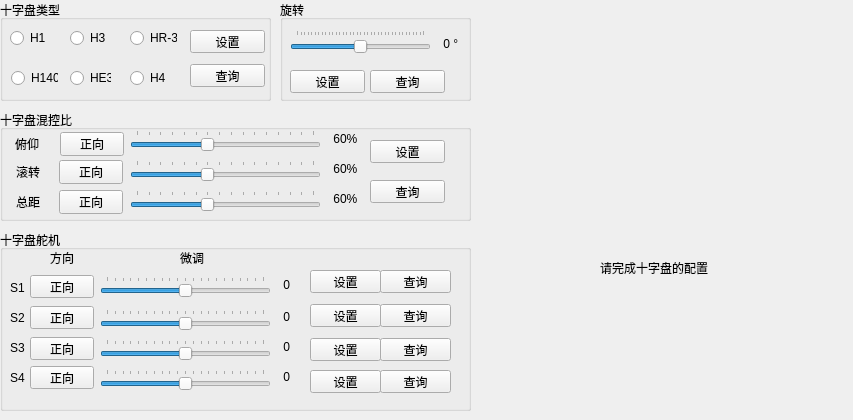
<?xml version="1.0" encoding="UTF-8"?>
<ui version="4.0">
 <class>QSwashplateWidget</class>
 <widget class="QWidget" name="QSwashplateWidget">
  <property name="geometry">
   <rect>
    <x>0</x>
    <y>0</y>
    <width>853</width>
    <height>420</height>
   </rect>
  </property>
  <property name="windowTitle">
   <string>Form</string>
  </property>
  <widget class="QGroupBox" name="groupBox_2">
   <property name="geometry">
    <rect>
     <x>0</x>
     <y>0</y>
     <width>271</width>
     <height>101</height>
    </rect>
   </property>
   <property name="title">
    <string>十字盘类型</string>
   </property>
   <widget class="QRadioButton" name="radioButton_H1">
    <property name="geometry">
     <rect>
      <x>10</x>
      <y>30</y>
      <width>35</width>
      <height>16</height>
     </rect>
    </property>
    <property name="text">
     <string>H1</string>
    </property>
   </widget>
   <widget class="QRadioButton" name="radioButton_H3">
    <property name="geometry">
     <rect>
      <x>70</x>
      <y>30</y>
      <width>35</width>
      <height>16</height>
     </rect>
    </property>
    <property name="text">
     <string>H3</string>
    </property>
   </widget>
   <widget class="QRadioButton" name="radioButton_HR3">
    <property name="geometry">
     <rect>
      <x>130</x>
      <y>30</y>
      <width>47</width>
      <height>16</height>
     </rect>
    </property>
    <property name="text">
     <string>HR-3</string>
    </property>
   </widget>
   <widget class="QRadioButton" name="radioButton_H140">
    <property name="geometry">
     <rect>
      <x>11</x>
      <y>70</y>
      <width>47</width>
      <height>16</height>
     </rect>
    </property>
    <property name="text">
     <string>H140</string>
    </property>
   </widget>
   <widget class="QRadioButton" name="radioButton_HE3">
    <property name="geometry">
     <rect>
      <x>70</x>
      <y>70</y>
      <width>41</width>
      <height>16</height>
     </rect>
    </property>
    <property name="text">
     <string>HE3</string>
    </property>
   </widget>
   <widget class="QRadioButton" name="radioButton_H4">
    <property name="geometry">
     <rect>
      <x>130</x>
      <y>70</y>
      <width>35</width>
      <height>16</height>
     </rect>
    </property>
    <property name="text">
     <string>H4</string>
    </property>
   </widget>
   <widget class="QPushButton" name="pushButton_TILTTYPESET">
    <property name="geometry">
     <rect>
      <x>190</x>
      <y>30</y>
      <width>75</width>
      <height>23</height>
     </rect>
    </property>
    <property name="text">
     <string>设置</string>
    </property>
    <property name="icon">
     <iconset>
      <normaloff>:/images/set.png</normaloff>:/images/set.png</iconset>
    </property>
    <property name="iconSize">
     <size>
      <width>22</width>
      <height>22</height>
     </size>
    </property>
   </widget>
   <widget class="QPushButton" name="pushButton_TILTTYPEASK">
    <property name="geometry">
     <rect>
      <x>190</x>
      <y>64</y>
      <width>75</width>
      <height>23</height>
     </rect>
    </property>
    <property name="text">
     <string>查询</string>
    </property>
    <property name="icon">
     <iconset>
      <normaloff>:/images/ask.png</normaloff>:/images/ask.png</iconset>
    </property>
    <property name="iconSize">
     <size>
      <width>22</width>
      <height>22</height>
     </size>
    </property>
   </widget>
  </widget>
  <widget class="QGroupBox" name="groupBox_37">
   <property name="geometry">
    <rect>
     <x>280</x>
     <y>0</y>
     <width>191</width>
     <height>101</height>
    </rect>
   </property>
   <property name="font">
    <font>
     <underline>false</underline>
    </font>
   </property>
   <property name="title">
    <string>旋转</string>
   </property>
   <widget class="QPushButton" name="pushButton_TILTPHASESET">
    <property name="geometry">
     <rect>
      <x>10</x>
      <y>70</y>
      <width>75</width>
      <height>23</height>
     </rect>
    </property>
    <property name="text">
     <string>设置</string>
    </property>
    <property name="icon">
     <iconset>
      <normaloff>:/images/set.png</normaloff>:/images/set.png</iconset>
    </property>
    <property name="iconSize">
     <size>
      <width>22</width>
      <height>22</height>
     </size>
    </property>
   </widget>
   <widget class="QLabel" name="label_phase">
    <property name="geometry">
     <rect>
      <x>160</x>
      <y>36</y>
      <width>31</width>
      <height>16</height>
     </rect>
    </property>
    <property name="text">
     <string> 0 °</string>
    </property>
   </widget>
   <widget class="QSlider" name="horizontalSlider_phase">
    <property name="geometry">
     <rect>
      <x>10</x>
      <y>30</y>
      <width>141</width>
      <height>26</height>
     </rect>
    </property>
    <property name="minimum">
     <number>-180</number>
    </property>
    <property name="maximum">
     <number>180</number>
    </property>
    <property name="orientation">
     <enum>Qt::Horizontal</enum>
    </property>
    <property name="tickPosition">
     <enum>QSlider::TicksAbove</enum>
    </property>
   </widget>
   <widget class="QPushButton" name="pushButton_TILTPHASEASK">
    <property name="geometry">
     <rect>
      <x>90</x>
      <y>70</y>
      <width>75</width>
      <height>23</height>
     </rect>
    </property>
    <property name="text">
     <string>查询</string>
    </property>
    <property name="icon">
     <iconset>
      <normaloff>:/images/ask.png</normaloff>:/images/ask.png</iconset>
    </property>
    <property name="iconSize">
     <size>
      <width>22</width>
      <height>22</height>
     </size>
    </property>
   </widget>
  </widget>
  <widget class="QGroupBox" name="groupBox_72">
   <property name="geometry">
    <rect>
     <x>0</x>
     <y>110</y>
     <width>471</width>
     <height>111</height>
    </rect>
   </property>
   <property name="title">
    <string>十字盘混控比</string>
   </property>
   <widget class="QPushButton" name="pushButton_TILTDIRSET">
    <property name="enabled">
     <bool>true</bool>
    </property>
    <property name="geometry">
     <rect>
      <x>370</x>
      <y>30</y>
      <width>75</width>
      <height>23</height>
     </rect>
    </property>
    <property name="text">
     <string>设置</string>
    </property>
    <property name="icon">
     <iconset>
      <normaloff>:/images/set.png</normaloff>:/images/set.png</iconset>
    </property>
    <property name="iconSize">
     <size>
      <width>22</width>
      <height>22</height>
     </size>
    </property>
   </widget>
   <widget class="QPushButton" name="pushButton_TILTDIRASK">
    <property name="enabled">
     <bool>true</bool>
    </property>
    <property name="geometry">
     <rect>
      <x>370</x>
      <y>70</y>
      <width>75</width>
      <height>23</height>
     </rect>
    </property>
    <property name="text">
     <string>查询</string>
    </property>
    <property name="icon">
     <iconset>
      <normaloff>:/images/ask.png</normaloff>:/images/ask.png</iconset>
    </property>
    <property name="iconSize">
     <size>
      <width>22</width>
      <height>22</height>
     </size>
    </property>
   </widget>
   <widget class="QLabel" name="label">
    <property name="geometry">
     <rect>
      <x>15</x>
      <y>22</y>
      <width>24</width>
      <height>24</height>
     </rect>
    </property>
    <property name="text">
     <string>俯仰</string>
    </property>
   </widget>
   <widget class="QPushButton" name="pushButton_ELEDIRECT">
    <property name="enabled">
     <bool>true</bool>
    </property>
    <property name="geometry">
     <rect>
      <x>60</x>
      <y>22</y>
      <width>64</width>
      <height>24</height>
     </rect>
    </property>
    <property name="text">
     <string>正向</string>
    </property>
    <property name="icon">
     <iconset>
      <normaloff>:/images/dir1.png</normaloff>:/images/dir1.png</iconset>
    </property>
    <property name="iconSize">
     <size>
      <width>22</width>
      <height>22</height>
     </size>
    </property>
    <property name="checkable">
     <bool>true</bool>
    </property>
    <property name="autoDefault">
     <bool>false</bool>
    </property>
    <property name="default">
     <bool>false</bool>
    </property>
    <property name="flat">
     <bool>false</bool>
    </property>
   </widget>
   <widget class="QPushButton" name="pushButton_AILDIRECT">
    <property name="enabled">
     <bool>true</bool>
    </property>
    <property name="geometry">
     <rect>
      <x>59</x>
      <y>50</y>
      <width>64</width>
      <height>24</height>
     </rect>
    </property>
    <property name="text">
     <string>正向</string>
    </property>
    <property name="icon">
     <iconset>
      <normaloff>:/images/dir1.png</normaloff>:/images/dir1.png</iconset>
    </property>
    <property name="iconSize">
     <size>
      <width>22</width>
      <height>22</height>
     </size>
    </property>
    <property name="checkable">
     <bool>true</bool>
    </property>
    <property name="checked">
     <bool>false</bool>
    </property>
   </widget>
   <widget class="QLabel" name="label_2">
    <property name="geometry">
     <rect>
      <x>16</x>
      <y>50</y>
      <width>24</width>
      <height>24</height>
     </rect>
    </property>
    <property name="text">
     <string>滚转</string>
    </property>
   </widget>
   <widget class="QLabel" name="label_3">
    <property name="geometry">
     <rect>
      <x>16</x>
      <y>80</y>
      <width>24</width>
      <height>24</height>
     </rect>
    </property>
    <property name="text">
     <string>总距</string>
    </property>
   </widget>
   <widget class="QPushButton" name="pushButton_COLDIRECT">
    <property name="enabled">
     <bool>true</bool>
    </property>
    <property name="geometry">
     <rect>
      <x>59</x>
      <y>80</y>
      <width>64</width>
      <height>24</height>
     </rect>
    </property>
    <property name="text">
     <string>正向</string>
    </property>
    <property name="icon">
     <iconset>
      <normaloff>:/images/dir1.png</normaloff>:/images/dir1.png</iconset>
    </property>
    <property name="iconSize">
     <size>
      <width>22</width>
      <height>22</height>
     </size>
    </property>
    <property name="checkable">
     <bool>true</bool>
    </property>
   </widget>
   <widget class="QLabel" name="label_MIXELE">
    <property name="geometry">
     <rect>
      <x>330</x>
      <y>16</y>
      <width>31</width>
      <height>26</height>
     </rect>
    </property>
    <property name="text">
     <string> 60% </string>
    </property>
   </widget>
   <widget class="QSlider" name="horizontalSlider_MIXELE">
    <property name="geometry">
     <rect>
      <x>130</x>
      <y>20</y>
      <width>191</width>
      <height>21</height>
     </rect>
    </property>
    <property name="minimum">
     <number>0</number>
    </property>
    <property name="maximum">
     <number>150</number>
    </property>
    <property name="value">
     <number>60</number>
    </property>
    <property name="orientation">
     <enum>Qt::Horizontal</enum>
    </property>
    <property name="tickPosition">
     <enum>QSlider::TicksAbove</enum>
    </property>
   </widget>
   <widget class="QSlider" name="horizontalSlider_MIXAIL">
    <property name="geometry">
     <rect>
      <x>130</x>
      <y>50</y>
      <width>191</width>
      <height>21</height>
     </rect>
    </property>
    <property name="minimum">
     <number>0</number>
    </property>
    <property name="maximum">
     <number>150</number>
    </property>
    <property name="value">
     <number>60</number>
    </property>
    <property name="orientation">
     <enum>Qt::Horizontal</enum>
    </property>
    <property name="tickPosition">
     <enum>QSlider::TicksAbove</enum>
    </property>
   </widget>
   <widget class="QLabel" name="label_MIXCOL">
    <property name="geometry">
     <rect>
      <x>330</x>
      <y>76</y>
      <width>31</width>
      <height>26</height>
     </rect>
    </property>
    <property name="text">
     <string> 60% </string>
    </property>
   </widget>
   <widget class="QSlider" name="horizontalSlider_MIXCOL">
    <property name="geometry">
     <rect>
      <x>130</x>
      <y>80</y>
      <width>191</width>
      <height>21</height>
     </rect>
    </property>
    <property name="minimum">
     <number>0</number>
    </property>
    <property name="maximum">
     <number>150</number>
    </property>
    <property name="value">
     <number>60</number>
    </property>
    <property name="orientation">
     <enum>Qt::Horizontal</enum>
    </property>
    <property name="tickPosition">
     <enum>QSlider::TicksAbove</enum>
    </property>
   </widget>
   <widget class="QLabel" name="label_MIXAIL">
    <property name="geometry">
     <rect>
      <x>330</x>
      <y>46</y>
      <width>31</width>
      <height>26</height>
     </rect>
    </property>
    <property name="text">
     <string> 60% </string>
    </property>
   </widget>
  </widget>
  <widget class="QLabel" name="label_115">
   <property name="geometry">
    <rect>
     <x>600</x>
     <y>260</y>
     <width>108</width>
     <height>16</height>
    </rect>
   </property>
   <property name="text">
    <string>请完成十字盘的配置</string>
   </property>
  </widget>
  <widget class="QGroupBox" name="groupBox_s">
   <property name="geometry">
    <rect>
     <x>0</x>
     <y>230</y>
     <width>471</width>
     <height>181</height>
    </rect>
   </property>
   <property name="title">
    <string>十字盘舵机</string>
   </property>
   <widget class="QLabel" name="label_116">
    <property name="geometry">
     <rect>
      <x>10</x>
      <y>50</y>
      <width>16</width>
      <height>16</height>
     </rect>
    </property>
    <property name="text">
     <string>S1</string>
    </property>
   </widget>
   <widget class="QLabel" name="label_117">
    <property name="geometry">
     <rect>
      <x>10</x>
      <y>80</y>
      <width>16</width>
      <height>16</height>
     </rect>
    </property>
    <property name="text">
     <string>S2</string>
    </property>
   </widget>
   <widget class="QLabel" name="label_118">
    <property name="geometry">
     <rect>
      <x>10</x>
      <y>110</y>
      <width>16</width>
      <height>16</height>
     </rect>
    </property>
    <property name="text">
     <string>S3</string>
    </property>
   </widget>
   <widget class="QLabel" name="label_119">
    <property name="geometry">
     <rect>
      <x>10</x>
      <y>140</y>
      <width>16</width>
      <height>16</height>
     </rect>
    </property>
    <property name="text">
     <string>S4</string>
    </property>
   </widget>
   <widget class="QLabel" name="label_120">
    <property name="geometry">
     <rect>
      <x>50</x>
      <y>20</y>
      <width>31</width>
      <height>16</height>
     </rect>
    </property>
    <property name="text">
     <string>方向</string>
    </property>
   </widget>
   <widget class="QPushButton" name="pushButton_S1DIR">
    <property name="enabled">
     <bool>true</bool>
    </property>
    <property name="geometry">
     <rect>
      <x>30</x>
      <y>45</y>
      <width>64</width>
      <height>23</height>
     </rect>
    </property>
    <property name="text">
     <string>正向</string>
    </property>
    <property name="icon">
     <iconset>
      <normaloff>:/images/dir1.png</normaloff>:/images/dir1.png</iconset>
    </property>
    <property name="iconSize">
     <size>
      <width>22</width>
      <height>22</height>
     </size>
    </property>
    <property name="checkable">
     <bool>true</bool>
    </property>
   </widget>
   <widget class="QPushButton" name="pushButton_S2DIR">
    <property name="enabled">
     <bool>true</bool>
    </property>
    <property name="geometry">
     <rect>
      <x>30</x>
      <y>76</y>
      <width>64</width>
      <height>23</height>
     </rect>
    </property>
    <property name="text">
     <string>正向</string>
    </property>
    <property name="icon">
     <iconset>
      <normaloff>:/images/dir1.png</normaloff>:/images/dir1.png</iconset>
    </property>
    <property name="iconSize">
     <size>
      <width>22</width>
      <height>22</height>
     </size>
    </property>
    <property name="checkable">
     <bool>true</bool>
    </property>
   </widget>
   <widget class="QPushButton" name="pushButton_S3DIR">
    <property name="enabled">
     <bool>true</bool>
    </property>
    <property name="geometry">
     <rect>
      <x>30</x>
      <y>107</y>
      <width>64</width>
      <height>23</height>
     </rect>
    </property>
    <property name="text">
     <string>正向</string>
    </property>
    <property name="icon">
     <iconset>
      <normaloff>:/images/dir1.png</normaloff>:/images/dir1.png</iconset>
    </property>
    <property name="iconSize">
     <size>
      <width>22</width>
      <height>22</height>
     </size>
    </property>
    <property name="checkable">
     <bool>true</bool>
    </property>
   </widget>
   <widget class="QPushButton" name="pushButton_S4DIR">
    <property name="enabled">
     <bool>true</bool>
    </property>
    <property name="geometry">
     <rect>
      <x>30</x>
      <y>136</y>
      <width>64</width>
      <height>23</height>
     </rect>
    </property>
    <property name="text">
     <string>正向</string>
    </property>
    <property name="icon">
     <iconset>
      <normaloff>:/images/dir1.png</normaloff>:/images/dir1.png</iconset>
    </property>
    <property name="iconSize">
     <size>
      <width>22</width>
      <height>22</height>
     </size>
    </property>
    <property name="checkable">
     <bool>true</bool>
    </property>
   </widget>
   <widget class="QSlider" name="horizontalSlider_S1">
    <property name="geometry">
     <rect>
      <x>100</x>
      <y>46</y>
      <width>171</width>
      <height>21</height>
     </rect>
    </property>
    <property name="minimum">
     <number>-100</number>
    </property>
    <property name="maximum">
     <number>100</number>
    </property>
    <property name="orientation">
     <enum>Qt::Horizontal</enum>
    </property>
    <property name="tickPosition">
     <enum>QSlider::TicksAbove</enum>
    </property>
   </widget>
   <widget class="QSlider" name="horizontalSlider_S2">
    <property name="geometry">
     <rect>
      <x>100</x>
      <y>79</y>
      <width>171</width>
      <height>21</height>
     </rect>
    </property>
    <property name="minimum">
     <number>-100</number>
    </property>
    <property name="maximum">
     <number>100</number>
    </property>
    <property name="orientation">
     <enum>Qt::Horizontal</enum>
    </property>
    <property name="tickPosition">
     <enum>QSlider::TicksAbove</enum>
    </property>
   </widget>
   <widget class="QSlider" name="horizontalSlider_S3">
    <property name="geometry">
     <rect>
      <x>100</x>
      <y>109</y>
      <width>171</width>
      <height>21</height>
     </rect>
    </property>
    <property name="minimum">
     <number>-100</number>
    </property>
    <property name="maximum">
     <number>100</number>
    </property>
    <property name="orientation">
     <enum>Qt::Horizontal</enum>
    </property>
    <property name="tickPosition">
     <enum>QSlider::TicksAbove</enum>
    </property>
   </widget>
   <widget class="QSlider" name="horizontalSlider_S4">
    <property name="geometry">
     <rect>
      <x>100</x>
      <y>139</y>
      <width>171</width>
      <height>21</height>
     </rect>
    </property>
    <property name="minimum">
     <number>-100</number>
    </property>
    <property name="maximum">
     <number>100</number>
    </property>
    <property name="orientation">
     <enum>Qt::Horizontal</enum>
    </property>
    <property name="tickPosition">
     <enum>QSlider::TicksAbove</enum>
    </property>
   </widget>
   <widget class="QLabel" name="label_121">
    <property name="geometry">
     <rect>
      <x>180</x>
      <y>20</y>
      <width>31</width>
      <height>16</height>
     </rect>
    </property>
    <property name="text">
     <string>微调</string>
    </property>
   </widget>
   <widget class="QLabel" name="label_S1">
    <property name="geometry">
     <rect>
      <x>280</x>
      <y>42</y>
      <width>31</width>
      <height>26</height>
     </rect>
    </property>
    <property name="text">
     <string> 0 </string>
    </property>
   </widget>
   <widget class="QLabel" name="label_S2">
    <property name="geometry">
     <rect>
      <x>280</x>
      <y>74</y>
      <width>31</width>
      <height>26</height>
     </rect>
    </property>
    <property name="text">
     <string> 0 </string>
    </property>
   </widget>
   <widget class="QLabel" name="label_S3">
    <property name="geometry">
     <rect>
      <x>280</x>
      <y>104</y>
      <width>31</width>
      <height>26</height>
     </rect>
    </property>
    <property name="text">
     <string> 0 </string>
    </property>
   </widget>
   <widget class="QLabel" name="label_S4">
    <property name="geometry">
     <rect>
      <x>280</x>
      <y>134</y>
      <width>31</width>
      <height>26</height>
     </rect>
    </property>
    <property name="text">
     <string> 0 </string>
    </property>
   </widget>
   <widget class="QPushButton" name="pushButton_TILTS1ASK">
    <property name="enabled">
     <bool>true</bool>
    </property>
    <property name="geometry">
     <rect>
      <x>380</x>
      <y>40</y>
      <width>71</width>
      <height>23</height>
     </rect>
    </property>
    <property name="text">
     <string>查询</string>
    </property>
    <property name="icon">
     <iconset>
      <normaloff>:/images/ask.png</normaloff>:/images/ask.png</iconset>
    </property>
    <property name="iconSize">
     <size>
      <width>22</width>
      <height>22</height>
     </size>
    </property>
   </widget>
   <widget class="QPushButton" name="pushButton_TILTS1SET">
    <property name="enabled">
     <bool>true</bool>
    </property>
    <property name="geometry">
     <rect>
      <x>310</x>
      <y>40</y>
      <width>71</width>
      <height>23</height>
     </rect>
    </property>
    <property name="text">
     <string>设置</string>
    </property>
    <property name="icon">
     <iconset>
      <normaloff>:/images/set.png</normaloff>:/images/set.png</iconset>
    </property>
    <property name="iconSize">
     <size>
      <width>22</width>
      <height>22</height>
     </size>
    </property>
   </widget>
   <widget class="QPushButton" name="pushButton_TILTS2SET">
    <property name="enabled">
     <bool>true</bool>
    </property>
    <property name="geometry">
     <rect>
      <x>310</x>
      <y>74</y>
      <width>71</width>
      <height>23</height>
     </rect>
    </property>
    <property name="text">
     <string>设置</string>
    </property>
    <property name="icon">
     <iconset>
      <normaloff>:/images/set.png</normaloff>:/images/set.png</iconset>
    </property>
    <property name="iconSize">
     <size>
      <width>22</width>
      <height>22</height>
     </size>
    </property>
   </widget>
   <widget class="QPushButton" name="pushButton_TILTS2ASK">
    <property name="enabled">
     <bool>true</bool>
    </property>
    <property name="geometry">
     <rect>
      <x>380</x>
      <y>74</y>
      <width>71</width>
      <height>23</height>
     </rect>
    </property>
    <property name="text">
     <string>查询</string>
    </property>
    <property name="icon">
     <iconset>
      <normaloff>:/images/ask.png</normaloff>:/images/ask.png</iconset>
    </property>
    <property name="iconSize">
     <size>
      <width>22</width>
      <height>22</height>
     </size>
    </property>
   </widget>
   <widget class="QPushButton" name="pushButton_TILTS3SET">
    <property name="enabled">
     <bool>true</bool>
    </property>
    <property name="geometry">
     <rect>
      <x>310</x>
      <y>108</y>
      <width>71</width>
      <height>23</height>
     </rect>
    </property>
    <property name="text">
     <string>设置</string>
    </property>
    <property name="icon">
     <iconset>
      <normaloff>:/images/set.png</normaloff>:/images/set.png</iconset>
    </property>
    <property name="iconSize">
     <size>
      <width>22</width>
      <height>22</height>
     </size>
    </property>
   </widget>
   <widget class="QPushButton" name="pushButton_TILTS3ASK">
    <property name="enabled">
     <bool>true</bool>
    </property>
    <property name="geometry">
     <rect>
      <x>380</x>
      <y>108</y>
      <width>71</width>
      <height>23</height>
     </rect>
    </property>
    <property name="text">
     <string>查询</string>
    </property>
    <property name="icon">
     <iconset>
      <normaloff>:/images/ask.png</normaloff>:/images/ask.png</iconset>
    </property>
    <property name="iconSize">
     <size>
      <width>22</width>
      <height>22</height>
     </size>
    </property>
   </widget>
   <widget class="QPushButton" name="pushButton_TILTS4SET">
    <property name="enabled">
     <bool>true</bool>
    </property>
    <property name="geometry">
     <rect>
      <x>310</x>
      <y>140</y>
      <width>71</width>
      <height>23</height>
     </rect>
    </property>
    <property name="text">
     <string>设置</string>
    </property>
    <property name="icon">
     <iconset>
      <normaloff>:/images/set1.png</normaloff>:/images/set1.png</iconset>
    </property>
    <property name="iconSize">
     <size>
      <width>22</width>
      <height>22</height>
     </size>
    </property>
   </widget>
   <widget class="QPushButton" name="pushButton_TILTS4ASK">
    <property name="enabled">
     <bool>true</bool>
    </property>
    <property name="geometry">
     <rect>
      <x>380</x>
      <y>140</y>
      <width>71</width>
      <height>23</height>
     </rect>
    </property>
    <property name="text">
     <string>查询</string>
    </property>
    <property name="icon">
     <iconset>
      <normaloff>:/images/ask.png</normaloff>:/images/ask.png</iconset>
    </property>
    <property name="iconSize">
     <size>
      <width>22</width>
      <height>22</height>
     </size>
    </property>
   </widget>
  </widget>
  <widget class="QLabel" name="label_TILTTYPE">
   <property name="geometry">
    <rect>
     <x>490</x>
     <y>0</y>
     <width>321</width>
     <height>251</height>
    </rect>
   </property>
   <property name="text">
    <string/>
   </property>
   <property name="pixmap">
    <pixmap resource="../qfi.qrc">:/qfi/images/H1.png</pixmap>
   </property>
  </widget>
 </widget>
 <resources>
  <include location="../qfi.qrc"/>
 </resources>
 <connections/>
</ui>
